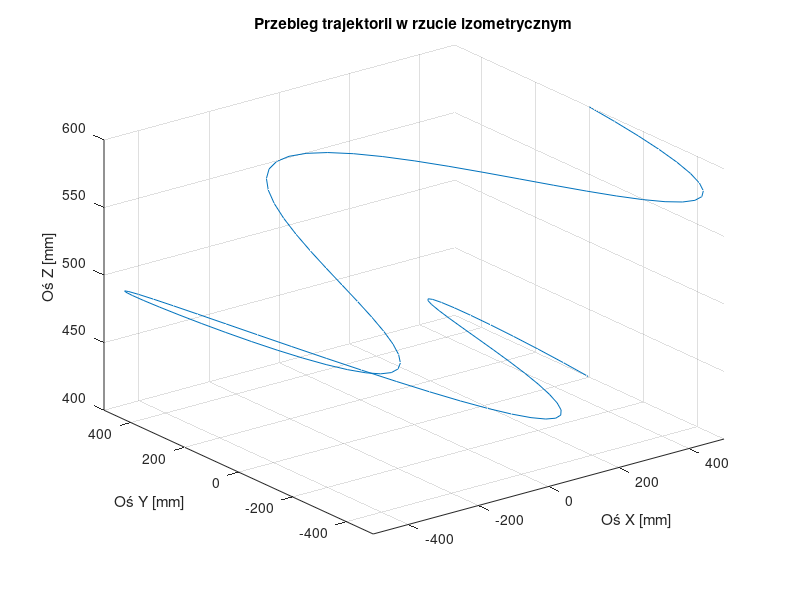
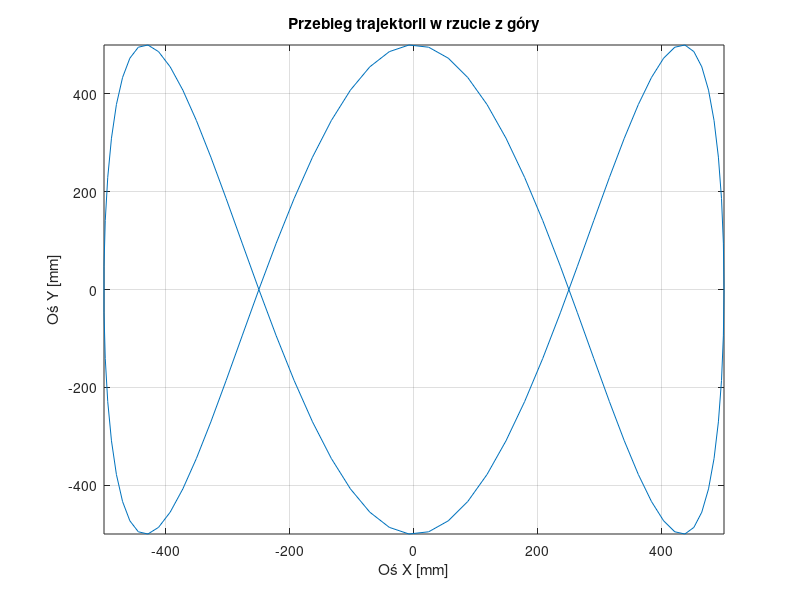

These charts were generated, in order, by the following MATLAB code: (Note: this script raises an error after producing the figures.)
clear all;
close all;
PathSize=100;
t=linspace(0,2*pi,PathSize);
x=500*sin(t+pi/2);
y=500*sin(3*t);
z=linspace(400,600,PathSize);
figure
plot3(x,y,z)
hold on
grid on
xlabel("Oś X [mm]")
ylabel("Oś Y [mm]")
zlabel("Oś Z [mm]")
title("Przebieg trajektorii w rzucie izometrycznym")
axis tight
figure
plot(x,y)
hold on
grid on
xlabel("Oś X [mm]")
ylabel("Oś Y [mm]")
axis tight
title("Przebieg trajektorii w rzucie z góry")
%% 
% x=000;
% y=900;
% z=500;
l1=300;
a1=100;
a2=100;
l2=500;

a3=200;
d4=300;
l3=sqrt(a3^2+d4^2);
alfa=asin(200/l3);
%%
th1=atan2(y,x);
% r1=sqrt(x.^2+y.^2);
r1=sqrt((x).^2+(y).^2)-sqrt((100*cos(th1)).^2+(100*sin(th1)).^2);
r2=z-l1;
fi2=atan2(r2,r1);
r3=sqrt(r1.^2+r2.^2);
fi1=acos((r3.^2+l2^2-l3^2)./(2*l2.*r3));
th2=round((fi2-fi1),8);
fi3=acos((l2^2+l3^2-r3.^2)./(-2*l2*l3))-alfa;
th3=round((pi-fi3),8);
th1=unwrap(th1);
th2=unwrap(th2);
th3=unwrap(th3);
figure
plot(rad2deg(th1))
hold on
plot(rad2deg(th2))
plot(rad2deg(th3))
axis tight
grid on
xlabel("Czas [s]")
ylabel("Kąt [stopnie]")
legend("Kąt theta1","Kąt theta2")
title("Wykres współrzędnych złączowych układu 3R")
legend("Kąt theta1","Kąt theta2","Kąt theta3")
traj=[th1;th2;th3];
save("traj3R.mat","traj")